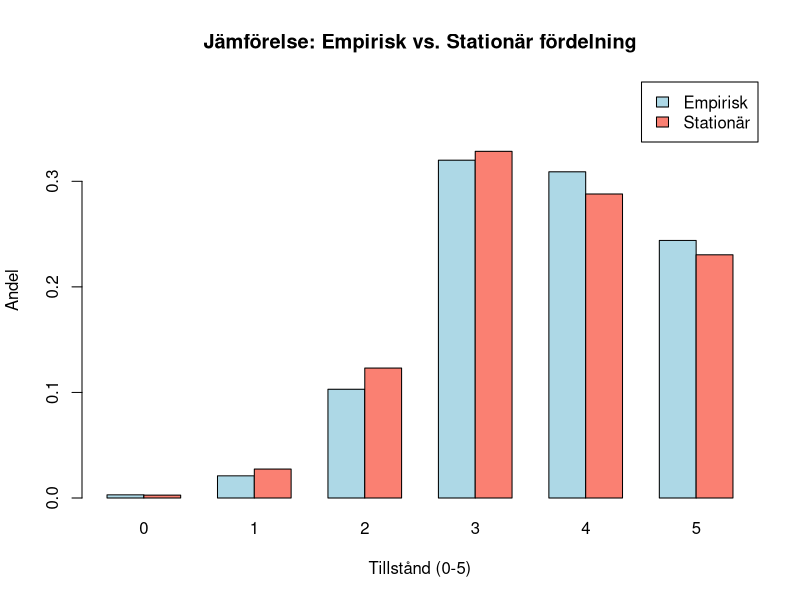

Generate this figure with R:
## ---- chunk 1
P <- matrix(c(0, 0, 0, 0.4, 0, 0.6,
              0.1, 0.1, 0, 0.4, 0, 0.4,
              0, 0.2, 0.2, 0.3, 0, 0.3,
              0, 0, 0.3, 0.5, 0, 0.2,
              0, 0, 0, 0.4, 0.6, 0,
              0, 0, 0, 0, 0.5, 0.5),
            nrow = 6,
            ncol = 6,
            byrow = TRUE)
## ---- chunk 2
# Funktion för att beräkna A^n, dvs. övergångsmatrisen efter n steg.
# Vi börjar med identitetsmatrisen (nollstegs övergång) och multiplicerar sedan A n gånger.
mpow <- function(A, n) {
resultat <- diag(nrow(A))
potens <- n
while (potens > 0) {
resultat <- A %*% resultat
potens <- potens - 1
}
return(resultat)
}
## ---- chunk 3

Res <- mpow(P,4)
Res2 <- mpow(P,7)
Res3 <- mpow(P,14)
Res4 <- mpow(P,90)

# Läs av sannolikhetsfördelningen för tillstånd 5 (rad 6)
Res[6,] #a)
Res2[6,] #b)
Res3[6,] #c)
Res4[6,] #d)
## ---- chunk 4
# Rad 3 för tillstånd 2
print(Res[3,]) #a)
print(Res2[3,]) #b)
print(Res3[3,]) #c)
print(Res4[3,]) #d)
## ---- chunk 5
# Funktion som kontrollerar om alla rader i en matris är lika (upp till d 
# decimaler)
rows_equal <- function(A, d = 4) {
  A_new <- trunc(A * 10^d)  # Multiplicera med 10^d och ta heltalsdelen
  for (k in 2:nrow(A_new)) {
    # Jämför rad 1 med övriga rader
    if (!all(A_new[1, ] == A_new[k, ])) {
      return(FALSE)
    }
  }
  return(TRUE)  # Alla rader är lika
}

# Funktion som jämför två matriser elementvis med precision d
matrices_equal <- function(A, B, d = 4) {
  A_new <- trunc(A * 10^d)
  B_new <- trunc(B * 10^d)
  return(all(A_new == B_new))
}

# Funktion för att hitta det minsta n där P^n konvergerar enligt kriterierna:
# - P^n och P^(n+1) ska vara lika upp till d decimaler
# - Alla rader i P^n ska vara identiska
find_convergence <- function(P, max_iter = 1000, d = 4) { # Kör med n = 1000
  n <- 1
  while (n <= max_iter) {
    P_n <- mpow(P, n)         # Beräkna P^n
    P_n_plus_1 <- mpow(P, n + 1)  # Beräkna P^(n+1)
    
    # Om båda villkoren är uppfyllda, skriv ut konvergensn och returnera n
    if (matrices_equal(P_n, P_n_plus_1, d) && rows_equal(P_n, d)) {
      cat("Konvergens uppnådd vid n =", n, "\n")
      cat("En rad i P^n (med", d, "decimalers noggrannhet):\n")
      print(round(P_n[1, ], d))  # Skriv ut en rad (alla är lika)
      return(n)
    }
    n <- n + 1  # Öka n och fortsätt leta
  }
  cat("Ingen konvergens hittades inom", max_iter, "iterationer.\n")
  return(NA)
}

find_convergence(P)

## ---- chunk 6
# Antalet tillstånd
n <- nrow(P)

# Identitetsmatris
I <- diag(n)

# Vi vill lösa:  pi(I - P) = 0
# Om vi transponerar får vi: (I - P)^T * pi^T = 0.
# Vi ställer därför upp koefficientmatrisen A för att qr.solve ska fungera:
A <- t(I - P)

# Lägg till normaliseringsvillkoret: pi0 + pi1 + ... + pi5 = 1
A <- rbind(A, rep(1, n)) # "bindar" en extra ekvation för att vi ska få en unik 
#lösning
b <- c(rep(0, n), 1)

# Lös systemet med qr.solve 
pi_stationary <- qr.solve(A, b)

cat("Stationära fördelningen (lösning av pi = pi P) är:\n")
print(round(pi_stationary, 4))
## ---- chunk 7
# Simuleringsfunktion för Markovkedjan
simulate_chain <- function(P, init, n_steps) {
  # init: initialt tillstånd (här: 5)
  # Eftersom tillstånden är 0, 1, 2, 3, 4, 5 så måste vi tänka på att
  # R-indexeringen börjar vid 1, dvs. tillstånd 5 motsvarar index 6.
  states <- numeric(n_steps)
  states[1] <- init
  for (i in 2:n_steps) {
    # Hämta nuvarande tillstånd, omvandla till index (tillstånd + 1)
    current <- states[i - 1] + 1
    # Välj nästa tillstånd baserat på övergångssannolikheterna
    states[i] <- sample(0:5, size = 1, prob = P[current, ])
  }
  return(states)
}
## ---- chunk 8
set.seed(123)

# Simulera kedjan under 1000 dagar med start i tillstånd 5
chain <- simulate_chain(P, init = 5, n_steps = 1000)

# Räkna hur många gånger varje tillstånd inträffar
empirical_counts <- table(chain)
# Omvandla räkningen till en andelsfördelning
empirical_distribution <- empirical_counts / length(chain)

# För att jämföra med den stationära fördelningen (pi_stationary) säkerställer vi att 
#båda vektorerna har samma ordning (tillstånd 0-5)
states <- 0:5
names(empirical_distribution) <- states
names(pi_stationary) <- states

# Skapa en matris där varje kolumn representerar ett tillstånd och raderna de två fördelningarna
comparison_matrix <- rbind("Empirisk" = empirical_distribution, 
                             "Stationär" = round(pi_stationary, 4)) # 4 decimaler verkar ge rimlig diagram

# Rita ett stapeldiagram med staplar sida vid sida (beside = TRUE)
barplot(comparison_matrix, beside = TRUE, 
        col = c("lightblue", "salmon"),
        main = "Jämförelse: Empirisk vs. Stationär fördelning",
        xlab = "Tillstånd (0-5)", 
        ylab = "Andel",
        ylim = c(0, max(comparison_matrix) * 1.2),
        legend.text = TRUE,
        args.legend = list(x = "topright"))
## ---- chunk 9
# Steg 1: Skapa två vektorer:
# - 'prev_state' innehåller alla tillstånd utom det sista (dvs. "dagen innan").
# - 'curr_state' innehåller alla tillstånd utom det första (dvs. "dagens" tillstånd).
prev_state <- chain[-length(chain)]  # Alla element utom sista
curr_state <- chain[-1]              # Alla element utom första

# Steg 2: Räkna övergångarna där maskinen går från tillstånd 1 (igår) till 5 (idag)
num_transitions <- sum(curr_state == 5 & prev_state == 1)

# Steg 3: Räkna antalet dagar då maskinen är i tillstånd 5 (för vilka vi har ett föregående tillstånd)
num_5_today <- sum(curr_state == 5)

# Steg 4: Beräkna den empiriska sannolikheten för att maskinen var i tillstånd 1 igår, 
# givet att den är i tillstånd 5 idag.
empirical_prob <- num_transitions / num_5_today

cat("Empirisk sannolikhet P(X_(n-1)=1 | X_n=5):", round(empirical_prob, 4), "\n")

## ---- chunk 10
# Sannolikheten att gå från tillstånd 1 till 5 (rad 2, kolumn 6 i P)
p_1_to_5 <- P[2, 6]

# Hämta stationära sannolikheter från pi_stationary
pi_state1 <- pi_stationary[2]
pi_state5 <- pi_stationary[6]

# Använd Bayes formel:
theoretical_prob <- (p_1_to_5 * pi_state1) / pi_state5

cat("Teoretisk sannolikhet P(X_(n-1)=1 | X_n=5) enligt Bayes:", round(theoretical_prob, 4), "\n")

